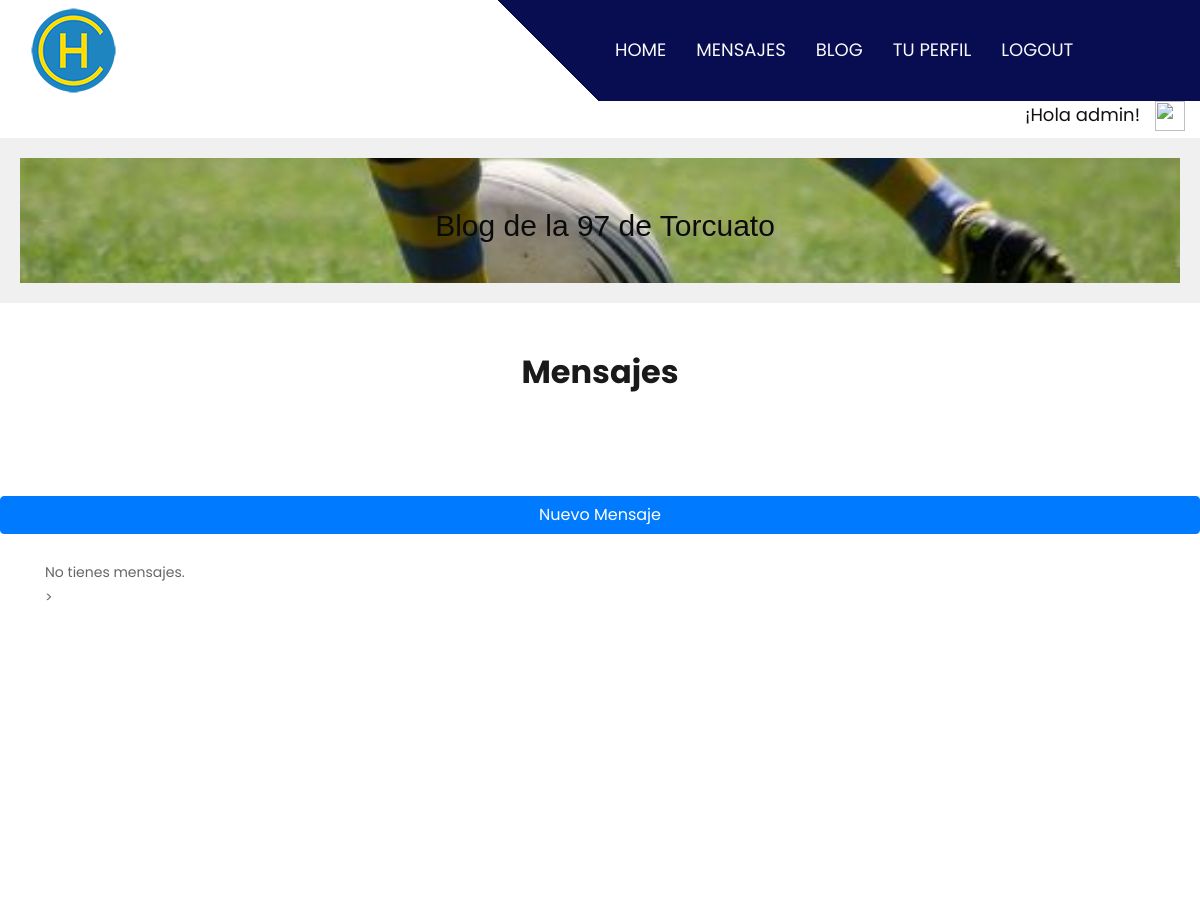
Page /ver_mensajes/ (signed in, upper part) on the earlier database version.
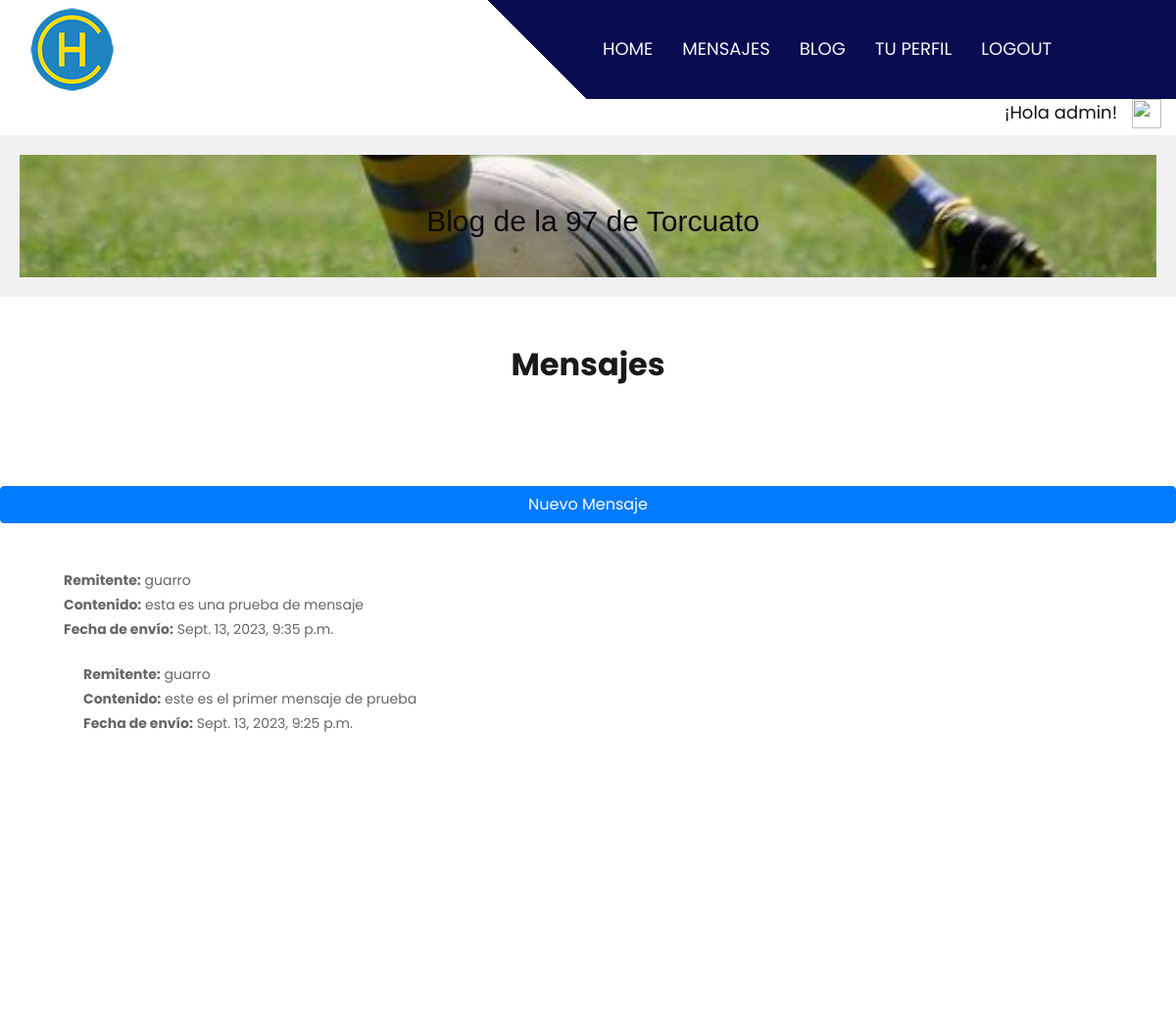
Same page on the later database version.
### Mensajes/models.py (models this page shows, shortened)
class Mensaje(models.Model):
    conversacion = models.ForeignKey(Conversacion, on_delete=models.CASCADE, null=True)
    remitente = models.ForeignKey(User, on_delete=models.CASCADE)
    destinatario = models.ForeignKey(User, on_delete=models.CASCADE, related_name='mensajes_recibidos')
    contenido = models.TextField()
    fecha_envio = models.DateTimeField(auto_now_add=True)
    leido = models.BooleanField(default=False)

### Mensajes/views.py (the view)
# urls.py: path('ver_mensajes/', views.ver_mensajes, name='ver_mensajes'),
@login_required
def ver_mensajes(request):
    mensajes = Mensaje.objects.filter(destinatario=request.user).order_by('-fecha_envio')
    return render(request, 'Mensajes/ver_mensajes.html', {'mensajes': mensajes})

### templates/Mensajes/ver_mensajes.html (shortened to what this page needs)
{% extends "padre.html" %}
{% load static %}
{% block titulo %}
       Mensajes
    {% endblock %}
{% block contenido-principal %}
<div class="about_section layout_padding">
    <a href="{% url 'Mensajes:crear_mensaje' %}" class="btn btn-primary btn-block">Nuevo Mensaje</a>
    <br>
    <div class="container">
        <div class="row">
            <div class="col-lg-8 col-sm-12">
            {% for mensaje in mensajes %}
                    <div class="card-body">
                        <strong>Remitente:</strong> {{ mensaje.remitente }}<br>
                        <strong>Contenido:</strong> {{ mensaje.contenido }}<br>
                        <strong>Fecha de envío:</strong> {{ mensaje.fecha_envio }}<br>
                    {% empty %}
                      <li>No tienes mensajes.</li>>
                    </div>
                    <br>
                    <br>
                    <br>
                    <br>
                </div>
            {% endfor %}
                    </div>
     </div>
  </div>
</div>
{% endblock %}

Differences in the rows shown:
added Mensaje: remitente "guarro", contenido "esta es una prueba de mensaje", fecha_envio "Sept. 13, 2023, 9:35 p.m."
added Mensaje: remitente "guarro", contenido "este es el primer mensaje de prueba", fecha_envio "Sept. 13, 2023, 9:25 p.m."
Other differences:
text no longer shown: "No tienes mensajes. >"
